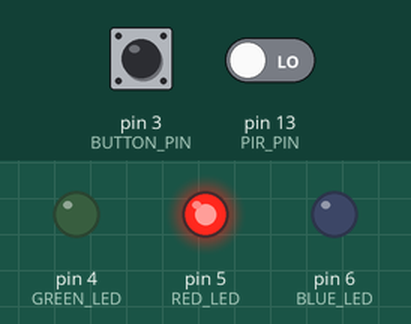
This sketch was run on a simulated Arduino Uno, built with avr-gcc and run on an emulated ATmega328P. Shown: output pins drawn as LEDs (lit = HIGH). The test bench sets the inputs (shaded band); at power-on: pin 3 (BUTTON_PIN) HIGH, pin 13 (PIR_PIN) LOW.

Above: at 1.2 s.
1.3 s: pin 3 (BUTTON_PIN) pulled LOW for 0.15 s
At 2.0 s:
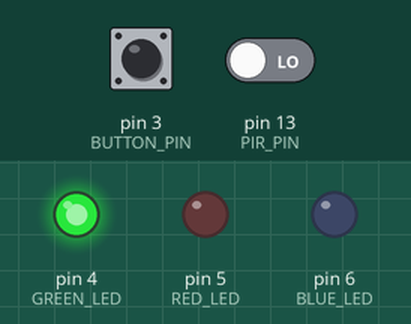
2.9 s: pin 13 (PIR_PIN) driven HIGH
At 3.8 s:
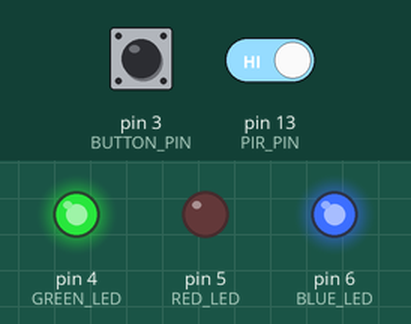
4.4 s: pin 13 (PIR_PIN) driven LOW
At 4.9 s:
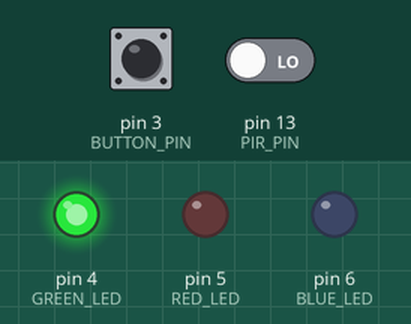
5.9 s: pin 3 (BUTTON_PIN) pulled LOW for 1 s
At 6.7 s:
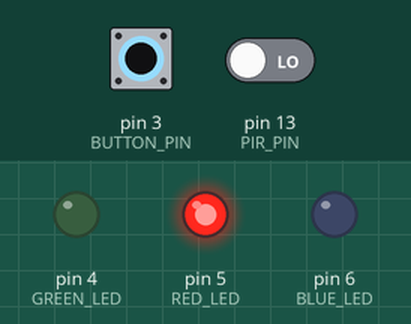
Timing chart, 0 to 8.9 s (numbered marks = the images above; inputs shaded):
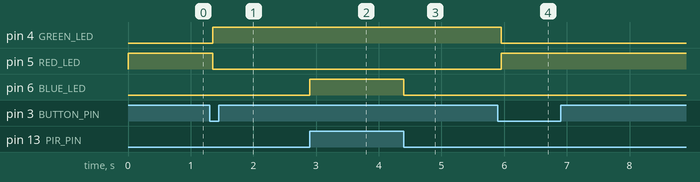

Measured:
- after the input at 1.3 s, pin 4 (GREEN_LED): LOW → HIGH after 0.05 s; pin 5 (RED_LED): HIGH → LOW after 0.05 s
- after the input at 2.9 s, pin 6 (BLUE_LED): LOW → HIGH at once
- after the input at 4.4 s, pin 6 (BLUE_LED): HIGH → LOW at once
- after the input at 5.9 s, pin 4 (GREEN_LED): HIGH → LOW after 0.05 s; pin 5 (RED_LED): LOW → HIGH after 0.05 s

The sketch:

jesenski_bind_alarm_step3.ino
```cpp
const int PIR_PIN = 13;          // SOUT on PIR sensor
const int BUTTON_PIN = 3;       // Button for arm/disarm
const int GREEN_LED = 4;        // Green LED: armed
const int RED_LED = 5;          // Red LED: disarmed
const int BLUE_LED = 6;         // Blue LED: motion detected


bool armed = false;
int buttonState = HIGH;
int lastButtonReading = HIGH;
unsigned long lastDebounceTime = 0;
const unsigned long DEBOUNCE_DELAY = 50;


void setup() {
  pinMode(PIR_PIN, INPUT);
  pinMode(BUTTON_PIN, INPUT_PULLUP);  // Internal pull-up
  pinMode(GREEN_LED, OUTPUT);
  pinMode(RED_LED, OUTPUT);
  pinMode(BLUE_LED, OUTPUT);


  digitalWrite(GREEN_LED, LOW);
  digitalWrite(RED_LED, HIGH);
  digitalWrite(BLUE_LED, LOW);
}


void loop() {
  int reading = digitalRead(BUTTON_PIN);
  if (reading != lastButtonReading) {
    lastDebounceTime = millis();
  }
  if ((millis() - lastDebounceTime) > DEBOUNCE_DELAY) {
    if (reading != buttonState) {
      buttonState = reading;
      if (buttonState == LOW) {
        armed = !armed;


        if (armed) {
          digitalWrite(GREEN_LED, HIGH);
          digitalWrite(RED_LED, LOW);
        } else {
          digitalWrite(GREEN_LED, LOW);
          digitalWrite(RED_LED, HIGH);
          digitalWrite(BLUE_LED, LOW);
        }
      }
    }
  }
  lastButtonReading = reading;


  bool motion = (digitalRead(PIR_PIN) == HIGH);


  if (armed && motion) {
    digitalWrite(BLUE_LED, HIGH);
  } else {
    digitalWrite(BLUE_LED, LOW);
  }
}
```
